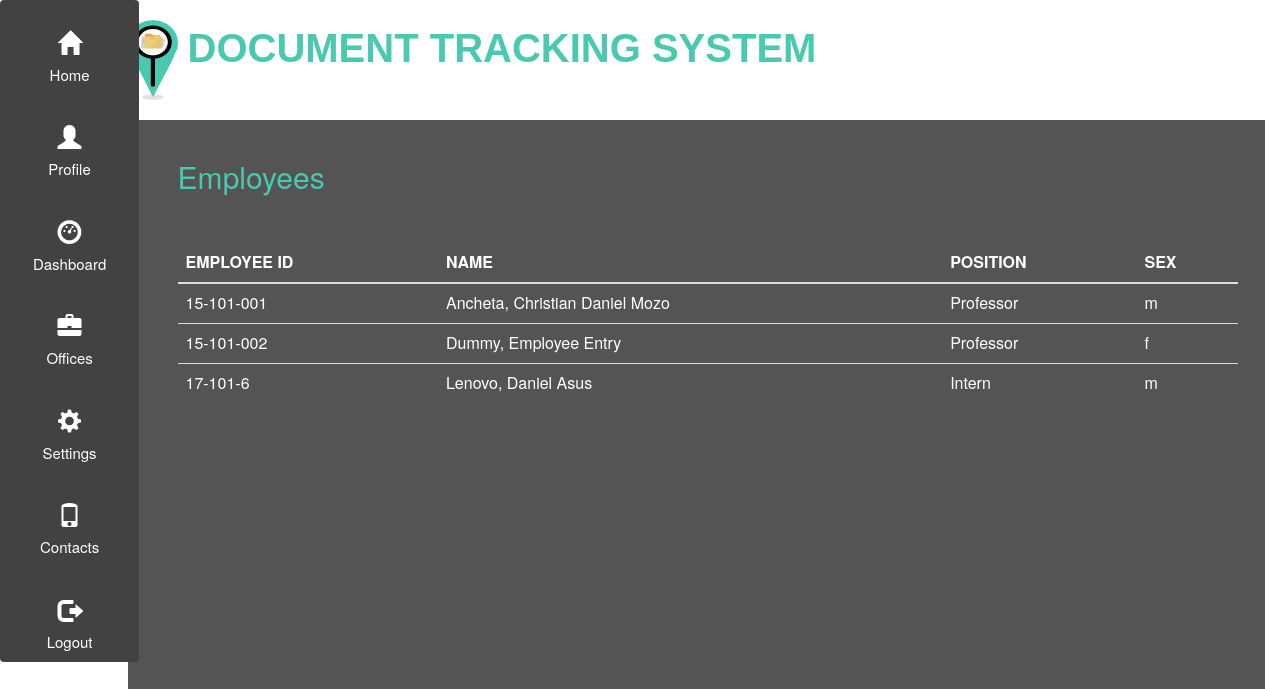
The app's page /Home/deptEmployees/101 with its own data.
### tables this page shows
CREATE TABLE `employee` (
  `employee_id` varchar(15) NOT NULL,
  `department_id` int(3) NOT NULL,
  `username` varchar(60) NOT NULL,
  `position` varchar(30) NOT NULL,
  `lname` varchar(20) NOT NULL,
  `fname` varchar(30) NOT NULL,
  `mname` varchar(20) NOT NULL,
  `sex` varchar(1) NOT NULL,
  `password` varchar(32) NOT NULL
);

### application/controllers/Home.php (called while the page is built, shortened)
<?php
class Home extends CI_Controller {
	public function __construct(){
                $this->load->helper(array('form', 'url'));
    }
		public function deptEmployees($department_id){
			$header_data['title']="Department's Employees";
			$condition = array('department_id'=>$department_id);
			$this->load->model('dts_model');
			$hold = $this->dts_model->getEmployee($condition);
			$data['employees'] = $hold;
			$data['title'] = "None";
			$this->load->view('header2',$header_data);
			$this->load->view('header');
			$this->load->view('department/employee',$data);
			$this->load->view('footer');
		}
}

### index.php (called while the page is built, shortened)
<?php
require_once BASEPATH.'core/CodeIgniter.php';

### application/models/dts_model.php (called while the page is built, shortened)
<?php
	class dts_model extends CI_Model{
		public function getEmployee($condition){
			$this->db->select('*');
			$this->db->from('employee');
			if ( isset($condition)) $this->db->where($condition);
			$query= $this->db->get();
			return $query-> result_array();
		}
	}
?>

### application/views/department/employee.php (the view)
<div class="container body">
		<div class="container red">
			<h2>Employees</h2><br /><br />
            <table class="table table-list-search table-hover table-responsive ">
  				<thead>
  					<tr>
  						<th>EMPLOYEE ID</th>
  						<th>NAME</th>
  						<th>POSITION</th>
  						<th>SEX</th>
  					</tr>
  				</thead>
  				<tbody>
  					<?php foreach ($employees as $e){ ?>
  					<tr>
  						<td><?php echo $e['employee_id']; ?></td>
  						<td><?php echo $e['lname'].', '.$e['fname'].' '.$e['mname'];?></td>
  						<td><?php echo $e['position']; ?></td>
  						<td><?php echo $e['sex']; ?></td>
  					</tr>
  					<?php } ?>
  				</tbody>
  			</table>
		</div>
</div>

### assets/css/modi.css (style rules this page uses)
body { background:url(http://[::1]/DTS/assets/images/1.jpg) no-repeat center center fixed; -webkit-background-size: cover; -moz-background-size: cover; -o-background-size: cover; background-size: cover; padding: 0px; margin: 0; }
.red { background-color: rgba(66,66,66,0.9); margin: 0px 10px 0px 65px; padding-left: 50px; padding-right: 50px; padding-top: 20px; padding-bottom:0px; max-width:1160px; min-height:1300px; }
h1, h2, h3, h4, h5, h6 { color:#48C9B0; }
.table { color: white; font-size: 16px; }

### records on screen
employee: employee_id "15-101-001", lname "Ancheta", fname "Christian Daniel", mname "Mozo", position "Professor", sex "m"
employee: employee_id "15-101-002", lname "Dummy", fname "Employee", mname "Entry", position "Professor", sex "f"
employee: employee_id "17-101-6", lname "Lenovo", fname "Daniel", mname "Asus", position "Intern", sex "m"
